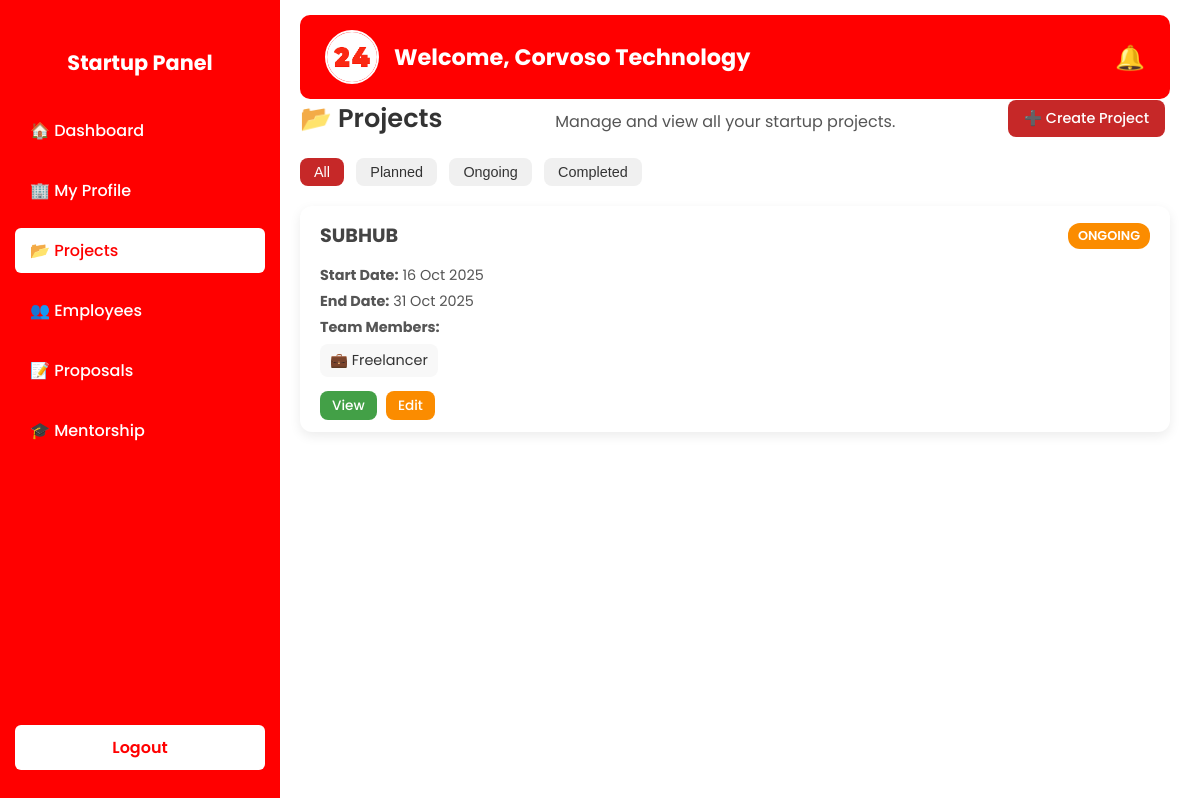
/startup/projects/ (signed in), run on an earlier commit of the app's database.
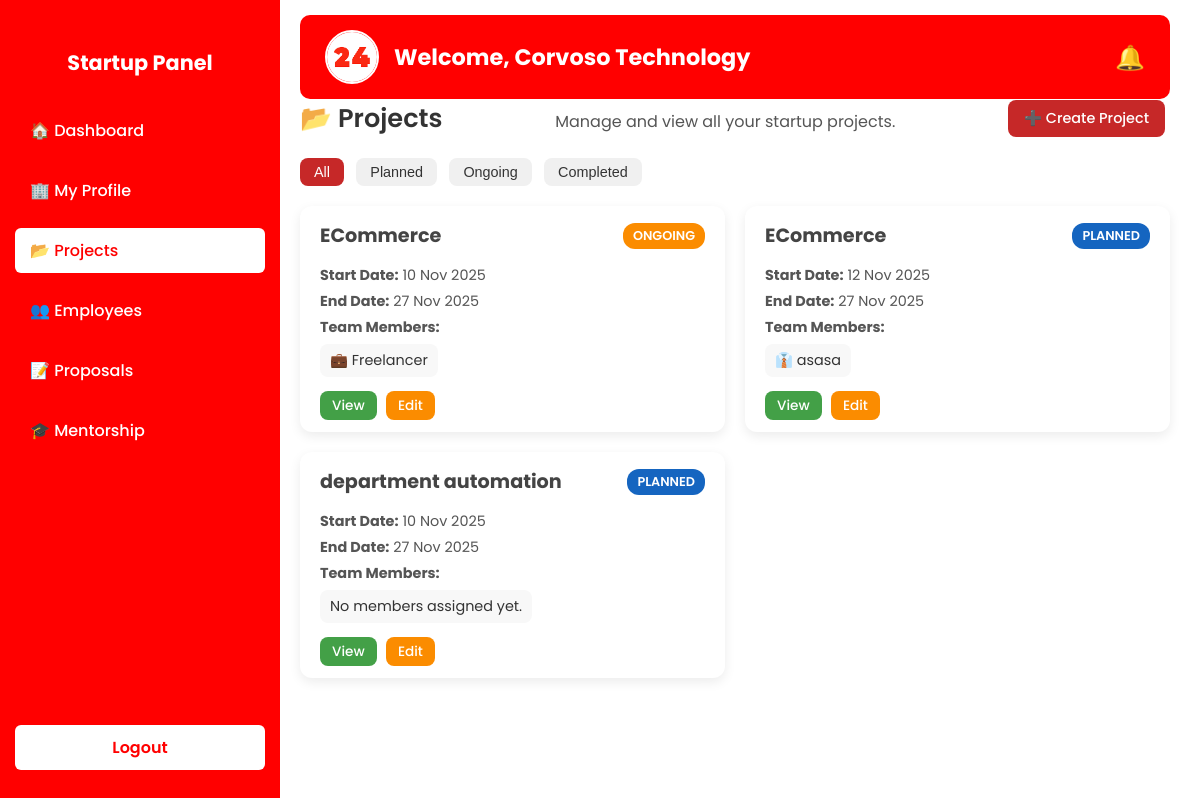
And on a later commit of the database.
### projects/models.py (models this page shows, shortened)
class Project(models.Model):
    startup = models.ForeignKey(StartupProfile, on_delete=models.CASCADE, related_name="projects")
    name = models.CharField(max_length=200)
    description = models.TextField()
    requirements_file = models.FileField(upload_to='project_requirements/', blank=True, null=True)  # Local file storage
    start_date = models.DateField()
    end_date = models.DateField(blank=True, null=True)
    status = models.CharField(max_length=20, choices=[
        ('PLANNED', 'Planned'),
        ('ONGOING', 'Ongoing'),
        ('COMPLETED', 'Completed')
    ], default='PLANNED')
    assigned_to_freelancers = models.BooleanField(default=False)
    employees_assigned = models.ManyToManyField(Employee, blank=True, related_name='projects')

class ProjectAssignment(models.Model):
    project = models.OneToOneField(Project, on_delete=models.CASCADE, related_name="assignment")
    freelancer = models.ForeignKey(FreelancerProfile, on_delete=models.CASCADE, null=True, blank=True)
    employee_name = models.CharField(max_length=200, blank=True, null=True)
    role = models.CharField(max_length=100, blank=True, null=True)
    assigned_date = models.DateField(auto_now_add=True)
    is_active = models.BooleanField(default=True)

### freelancer/models.py (models this page shows, shortened)
class FreelancerProfile(models.Model):
    user = models.OneToOneField(CustomUser, on_delete=models.CASCADE, related_name='freelancer_profile')
    full_name = models.CharField(max_length=100)
    contact_number = models.CharField(max_length=20, blank=True, null=True)
    bio = models.TextField(blank=True, null=True)
    hourly_rate = models.DecimalField(max_digits=8, decimal_places=2, blank=True, null=True)
    availability = models.CharField(
        max_length=50,
        choices=[('AVAILABLE', 'Available'), ('BUSY', 'Busy'), ('OFFLINE', 'Offline')],
        default='AVAILABLE'
    )
    profile_picture = models.ImageField(upload_to="freelancer/", blank=True, null=True)
    resume = models.FileField(blank=True, null=True)
    total_earnings = models.DecimalField(max_digits=10, decimal_places=2, default=0.00)
    created_at = models.DateTimeField(auto_now_add=True)
    updated_at = models.DateTimeField(auto_now=True)
    class Meta:
        verbose_name = "Freelancer Profile"
        verbose_name_plural = "Freelancer Profiles"

### accounts/models.py (models this page shows, shortened)
class CustomUser(AbstractUser):
    ROLE_CHOICES = [
        ('ADMIN', 'Admin'),
        ('STARTUP', 'Startup'),
        ('FREELANCER', 'Freelancer'),
        ('MENTOR', 'Mentor'),
        ('INVESTOR', 'Investor'),
    ]
    role = models.CharField(max_length=20, choices=ROLE_CHOICES, default='STARTUP')
    created_at = models.DateTimeField(auto_now_add=True)
    groups = models.ManyToManyField(
        Group,
        related_name='customuser_set',  # <--- change related_name
        blank=True,
        help_text='The groups this user belongs to.'
    )
    user_permissions = models.ManyToManyField(
        Permission,
        related_name='customuser_set',  # <--- change related_name
        blank=True,
        help_text='Specific permissions for this user.'
    )

### startup/models.py (models this page shows, shortened)
class Employee(models.Model):
    startup = models.ForeignKey(StartupProfile, on_delete=models.CASCADE, related_name='employees')
    name = models.CharField(max_length=255)
    role = models.CharField(max_length=100, blank=True, null=True)
    email = models.EmailField(blank=True, null=True)
    phone_number = models.CharField(max_length=15, blank=True, null=True)
    profile_picture = models.ImageField(upload_to='employee_profiles/', blank=True, null=True)  # changed to ImageField
    linkedin_profile = models.URLField(blank=True, null=True)
    github_profile = models.URLField(blank=True, null=True)
    skills = models.TextField(blank=True, null=True)
    date_of_joining = models.DateField(blank=True, null=True)
    is_active = models.BooleanField(default=True)
    added_at = models.DateTimeField(auto_now_add=True)
    updated_at = models.DateTimeField(auto_now=True)

### startup/views.py (the view)
# urls.py: path('projects/', views.startup_projects, name='startup_projects'),
@login_required
def startup_projects(request):
    profile = request.user.startup_profile
    projects = Project.objects.filter(startup=profile)
    context = {
        'profile': profile,
        'projects': projects,
        'projects_count': projects.count(),
        'projects_in_progress': projects.filter(status='IN_PROGRESS').count(),
        'projects_completed': projects.filter(status='COMPLETED').count(),
        'notifications_count': request.user.notifications.filter(read=False).count(),
        'notifications': request.user.notifications.all().order_by('-created_at')[:5],
    }
    return render(request, 'projects_list.html', context)

### startup/templates/projects_list.html (shortened to what this page needs)
{% extends 'base_startup.html' %}
{% block content %}
<div class="page-header">
    <h2>📂 Projects</h2>
    <p>Manage and view all your startup projects.</p>
    <a href="{% url 'startup:create_project' %}" class="btn create-project">➕ Create Project</a>
</div>
<div class="filter-bar">
    <button class="filter-btn active" data-status="all">All</button>
    <button class="filter-btn" data-status="planned">Planned</button>
    <button class="filter-btn" data-status="ongoing">Ongoing</button>
    <button class="filter-btn" data-status="completed">Completed</button>
</div>
<div class="projects-cards">
    {% for project in projects %}
    <div class="project-card" data-status="{{ project.status|lower|slugify }}">
        <div class="card-header">
            <h3>{{ project.name }}</h3>
            <span class="status {{ project.status|lower|slugify }}">{{ project.status }}</span>
        </div>
        <div class="card-body">
            <p><strong>Start Date:</strong> {{ project.start_date|date:"d M Y" }}</p>
            <p><strong>End Date:</strong> {{ project.end_date|date:"d M Y" }}</p>
            <p><strong>Team Members:</strong></p>
            <ul class="team-list">
                {% if project.employees_assigned.exists %}
                {% for emp in project.employees_assigned.all %}
                <li>👔 {{ emp.name }}</li>
                {% endfor %}
                {% endif %}
                {% if project.assignment and project.assignment.freelancer %}
                <li>💼 {{ project.assignment.freelancer.user.username }}</li>
                {% endif %}
                {% if not project.employees_assigned.exists and not project.assignment.freelancer %}
                <li>No members assigned yet.</li>
                {% endif %}
            </ul>
        </div>
        <div class="card-actions">
            <a href="{% url 'startup:project_detail' project.id %}" class="btn view">View</a>
            <a href="{% url 'startup:update_project' project.id %}" class="btn edit">Edit</a>
        </div>
    </div>
    {% endfor %}
</div>
{% endblock %}

What changed in the data, as far as the page shows it:
removed Project: name "SUBHUB", status "ONGOING", start_date "16 Oct 2025", end_date "31 Oct 2025", assignment.freelancer.user.username "Freelancer"
added Project: name "ECommerce", status "ONGOING", start_date "10 Nov 2025", end_date "27 Nov 2025", assignment.freelancer.user.username "Freelancer"
added Project: name "ECommerce", status "PLANNED", start_date "12 Nov 2025", end_date "27 Nov 2025"
added Employee: name "asasa"
added Project: name "department automation", status "PLANNED", start_date "10 Nov 2025", end_date "27 Nov 2025", shows "No members assigned yet."
